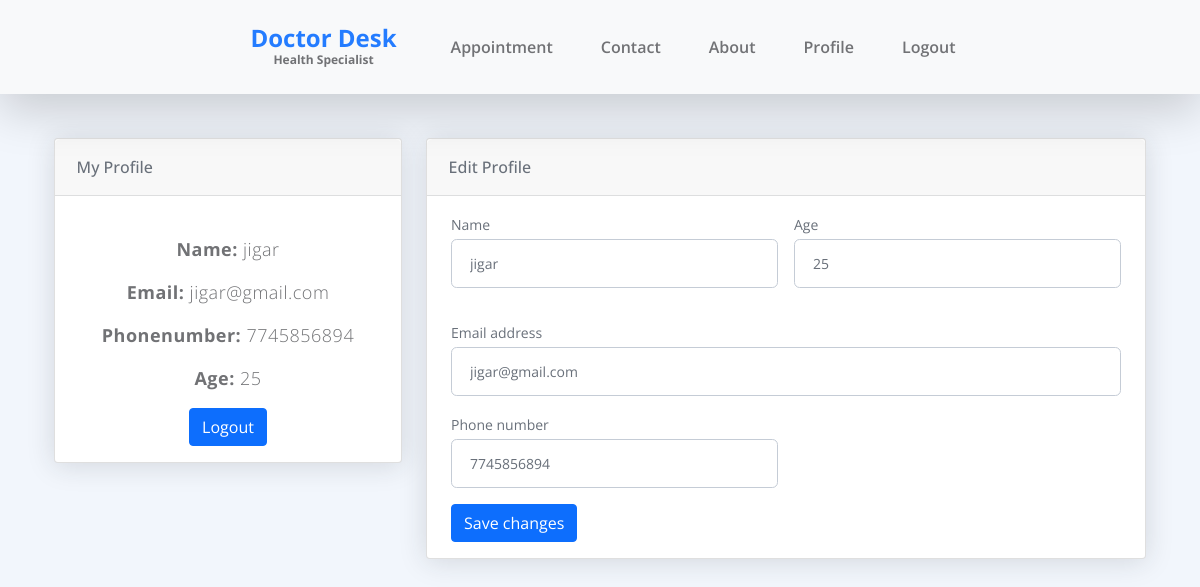
Page /patientProfile/2 on the committed database.
### patient/models.py (models this page shows, shortened)
class Patient_Registration(models.Model):
    Patient_Name=models.CharField(max_length=20)
    Patient_PhoneNumber=models.CharField(max_length=10)
    Patient_Email=models.EmailField()
    Patient_Gender=models.CharField(max_length=10)
    Patient_Age=models.IntegerField()
    Patient_Password=models.CharField(max_length=10)

### patient/views.py (the view)
# urls.py: path('patientProfile/<int:id>',patientProfile,name="patientProfile"),
def patientProfile(request,id):
    users=Patient_Registration.objects.get(id=id)
    return render(request,'patientProfile.html',{'users':users})

### patient/templates/patientProfile.html (shortened to what this page needs)
{% include 'Master.html' %}
{% block body %}
{% load static %}
<!doctype html>
<html lang="en">
<head>
  </head>
    <body id="top">
        <main>
            <div class="container-xl px-4 mt-4">
              <div class="row">
                  <div class="col-xl-4">
                      <div class="card mb-4 mb-xl-0">
                          <div class="card-header">My Profile</div>
                          <div class="card-body text-center">
                              <p class="card-text"><b>Name:</b> {{users.Patient_Name}}</p>
                              <p class="card-text"><b>Email:</b> {{users.Patient_Email}}</p>
                              <p class="card-text"><b>Phonenumber:</b> {{users.Patient_PhoneNumber}}</p>
                              <p class="card-text"><b>Age:</b> {{users.Patient_Age}}</p>
                              <a class="btn btn-primary" href="/patientLogout">Logout</a>
                          </div>
                      </div>
                  </div>
                  <div class="col-xl-8">
                      <div class="card mb-4">
                          <div class="card-header">Edit Profile</div>
                          <div class="card-body">
                              <form class="px-md-2" action="updateDetail/{{users.id}}" method="post">
                                  <div class="row gx-3 mb-3">
                                      <div class="col-md-6">
                                          <label class="small mb-1" for="inputFirstName">Name</label>
                                          <input class="form-control"  type="text" name = "uname" placeholder="Enter your first name" value={{users.Patient_Name}}>
                                      </div>
                                      <div class="col-md-6">
                                          <label class="small mb-1" for="inputLastName">Age</label>
                                          <input class="form-control" id="inputLastName" type="text" name = "uage" placeholder="Enter your last name" value={{users.Patient_Age}}>
                                      </div>
                                  </div>
                                  <div class="mb-3">
                                      <label class="small mb-1" for="inputEmailAddress">Email address</label>
                                      <input class="form-control" id="inputEmailAddress" name = "uemail" type="email" placeholder="Enter your email address" value={{users.Patient_Email}}>
                                  </div>
                                  <div class="row gx-3 mb-3">
                                      <div class="col-md-6">
                                          <label class="small mb-1" for="inputPhone">Phone number</label>
                                          <input class="form-control" id="inputPhone" type="tel" name = "uphone" placeholder="Enter your phone number" value={{users.Patient_PhoneNumber}}>
                                      </div>
                                  </div>
                                  <button class="btn btn-primary" type="submit">Save changes</button>
                              </form>
                          </div>
                      </div>
                  </div>
              </div>
          </div>
        </main>
    </body>
</html>
{% endblock body %}

### doctor/static/css/templatemo-medic-care.css (style rules this page uses)
:root { --white-color: #FFFFFF; --primary-color: #247cff; --section-bg-color: #F9F9F9; --dark-color: #000000; --title-color: #565758; --p-color: #717275; --border-color: #eaeaea; --body-font-family: 'Open Sans', sans-serif; --h1-font-size: 48px; --h2-font-size: 36px; --h3-font-size: 32px; --h4-font-size: 28px; --h5-font-size: 24px; --h6-font-size: 22px; --p-font-size: 18px; --menu-font-size: 16px; --font-weight-light: 300; --font-weight-normal: 400; --font-weight-semibold: 600; --font-weight-bold: 700; }
body { background: var(--white-color); font-family: var(--body-font-family); position: relative; padding-top: 94px; }
p { color: var(--p-color); font-size: var(--p-font-size); font-weight: var(--font-weight-light); letter-spacing: 0.5px; }
a, button { touch-action: manipulation; transition: all 0.3s; }
a { color: var(--p-color); text-decoration: none; }
b, strong { font-weight: var(--font-weight-bold); }

### patient/templates/patientProfile.html (style rules this page uses)
body { margin-top:20px; background-color:#f2f6fc; color:#69707a; }
.card { box-shadow: 0 0.15rem 1.75rem 0 rgb(33 40 50 / 15%); }
.card .card-header { font-weight: 500; }
.card-header:first-child { border-radius: 0.35rem 0.35rem 0 0; }
.card-header { padding: 1rem 1.35rem; margin-bottom: 0; background-color: rgba(33, 40, 50, 0.03); border-bottom: 1px solid rgba(33, 40, 50, 0.125); }
.form-control, .dataTable-input { display: block; width: 100%; padding: 0.875rem 1.125rem; font-size: 0.875rem; font-weight: 400; line-height: 1; color: #69707a; background-color: #fff; background-clip: padding-box; border: 1px solid #c5ccd6; -webkit-appearance: none; -moz-appearance: none; appearance: none; border-radius: 0.35rem; transition: border-color 0.15s ease-in-out, box-shadow 0.15s ease-in-out; }

### rows in the picture
Patient_Registration: Patient_Name "jigar", Patient_Email "jigar@gmail.com", Patient_PhoneNumber "7745856894", Patient_Age "25", uname "jigar", uage "25", uemail "jigar@gmail.com", uphone "7745856894"
